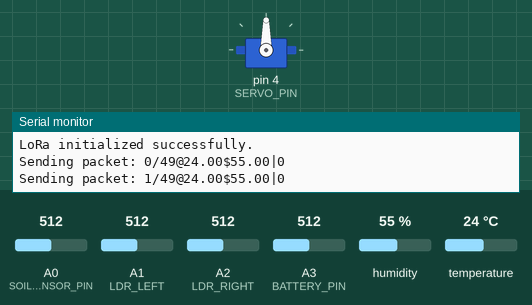
Recording of a sketch running on a simulated Arduino Uno, built with avr-gcc and run on an emulated ATmega328P. On the bench: servo, the last lines printed to the serial monitor. The inputs (shaded band) are chosen by the test bench; at power-on: A1 (LDR_LEFT) = 512, A2 (LDR_RIGHT) = 512, A0 (SOIL_SENSOR_PIN) = 512, A3 (BATTERY_PIN) = 512, humidity 55 %, temperature 24 °C. No radio packets arrive unless stated.

Above: at 3.9 s.
4.0 s: A1 (LDR_LEFT) set to 544
8.0 s: A1 (LDR_LEFT) set to 570
At 10.2 s:
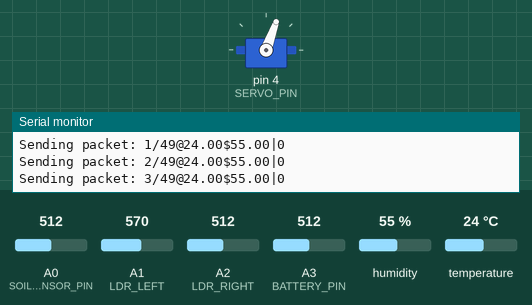
At 13.2 s:
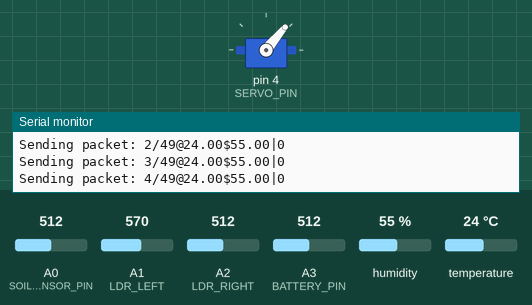
15.9 s: A1 (LDR_LEFT) set to 306
23.1 s: A2 (LDR_RIGHT) set to 372
31.0 s: A2 (LDR_RIGHT) set to 346
At 31.5 s:
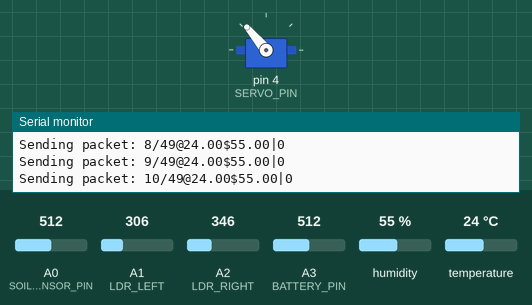
35.0 s: A2 (LDR_RIGHT) set to 716
At 38.5 s:
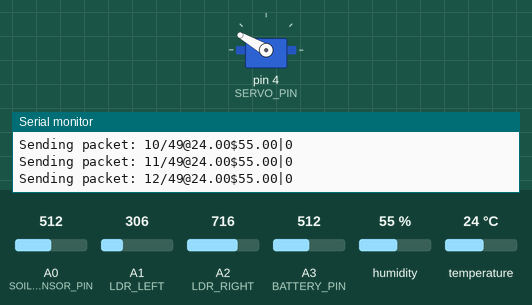
Timing chart, 0 to 44.7 s (numbered marks = the images above; inputs shaded):
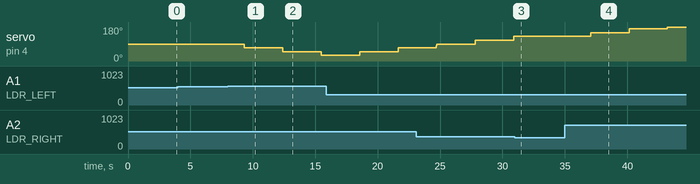

Measured:
- the behaviour switches between 562 and 563 on A1 (LDR_LEFT) (found by bisection; images 0 and 1)
- the behaviour switches between 357 and 356 on A2 (LDR_RIGHT) (found by bisection; images 2 and 3)
- after the input at 8.0 s, servo on pin 4 (SERVO_PIN): 90° → 70° after 1.3 s, → 50° 3.1 s later, → 30° 3.1 s later
- after the input at 31.0 s, servo on pin 4 (SERVO_PIN): stays 130° (without the input it goes to 150° after 3.0 s)
- after the input at 35.0 s, servo on pin 4 (SERVO_PIN): 130° → 150° after 2.1 s, → 170° 3.1 s later, → 180° 3.1 s later

The sketch:

smart_irrigation_Tx.zip.ino
```cpp
//LORA TRANSMITTER CODE
//AUTHER:AVINASH GHALME
//DATE:02/04/2025

#include <SPI.h>
#include <LoRa.h>
#include <DHT.h>
#include <Servo.h>
#include "LoRaHandler.h"
#include "SensorHandler.h"
#include "ServoManager.h"
#include "BatteryManager.h"
#define LDR_LEFT A1
#define LDR_RIGHT A2
int counter = 0;

void setup() {
    Serial.begin(115200);
    initSensors();
    initLoRa();
    initServo();
}

void loop() {
    int ldrLeftValue = analogRead(LDR_LEFT);
    int ldrRightValue = analogRead(LDR_RIGHT);
    adjustServo(ldrLeftValue, ldrRightValue);  // Function now correctly linked
    int soilMoisturePercent = readSoilMoisture();
    float temp = readTemperature();
    float humidity = readHumidity();
    adjustServo(ldrLeftValue, ldrRightValue);  // Pass values to function
    int batteryPercentage = getBatteryPercentage();

    String LoRaMessage = String(counter) + "/" + String(soilMoisturePercent) +
                         "@" + String(temp) + "$" + String(humidity) + "|" +
                         String(batteryPercentage);

    sendLoRaMessage(LoRaMessage);
    counter++;

    delay(3000);
}
```

BatteryManager.cpp
```cpp
#include <Arduino.h>  // Include Arduino core functions
#include "BatteryManager.h"

#define BATTERY_PIN A3
const float MinBatteryVoltage = 3.0;
const float MaxBatteryVoltage = 4.2;

int getBatteryPercentage() {
    float batteryVoltage = analogRead(BATTERY_PIN) * (5.0 / 1023.0);
    int percentage = map(batteryVoltage * 1000, MinBatteryVoltage * 1000, MaxBatteryVoltage * 1000, 0, 100);
    return constrain(percentage, 0, 100);
}
```

BatteryManager.h
```cpp
#ifndef BATTERY_MANAGER_H
#define BATTERY_MANAGER_H

int getBatteryPercentage();

#endif
```

LoRaHandler.cpp
```cpp
#include "LoRaHandler.h"

#define ss 10
#define rst 9
#define dio0 2

void initLoRa() {
    Serial.println("Initializing LoRa...");
    LoRa.setPins(ss, rst, dio0);
    while (!LoRa.begin(433E6)) {
        Serial.println("LoRa initialization failed. Retrying in 5 seconds...");
        delay(5000);
    }
    Serial.println("LoRa initialized successfully.");
}

void sendLoRaMessage(String message) {
    Serial.print("Sending packet: ");
    Serial.println(message);

    LoRa.beginPacket();
    LoRa.print(message);
    LoRa.endPacket();
}
```

LoRaHandler.h
```cpp
#ifndef LORA_HANDLER_H
#define LORA_HANDLER_H

#include <LoRa.h>

void initLoRa();
void sendLoRaMessage(String message);

#endif
```

SensorHandler.cpp
```cpp
#include "SensorHandler.h"
#define DHTPIN 5
#define DHTTYPE DHT11
#define SOIL_SENSOR_PIN A0

DHT dht(DHTPIN, DHTTYPE);

void initSensors() {
    dht.begin();
}

int readSoilMoisture() {
    int sensorValue = analogRead(SOIL_SENSOR_PIN);
    int moisturePercent = map(sensorValue, 1023, 0, 0, 100);
    return constrain(moisturePercent, 0, 100);
}

float readTemperature() {
    float temp = dht.readTemperature();
    return isnan(temp) ? -1 : temp;
}

float readHumidity() {
    float hum = dht.readHumidity();
    return isnan(hum) ? -1 : hum;
}
```

SensorHandler.h
```cpp
#ifndef SENSOR_HANDLER_H
#define SENSOR_HANDLER_H

#include <DHT.h>

void initSensors();
int readSoilMoisture();
float readTemperature();
float readHumidity();

#endif
```

ServoManager.cpp
```cpp
#include "ServoManager.h"  // Include the header file

#define SERVO_PIN 4  // Define the servo pin
Servo solarServo;
int servoPosition = 90;  // Initial position

void initServo() {
    solarServo.attach(SERVO_PIN);
    solarServo.write(servoPosition);
}

void adjustServo(int ldrLeftValue, int ldrRightValue) {
    if (ldrLeftValue > ldrRightValue + 50) {
        if (servoPosition > 0) {
            servoPosition -= 10;
            solarServo.write(servoPosition);
        }
    } else if (ldrRightValue > ldrLeftValue + 50) {
        if (servoPosition < 180) {
            servoPosition += 10;
            solarServo.write(servoPosition);
        }
    }
}
```

ServoManager.h
```cpp
#ifndef SERVO_MANAGER_H
#define SERVO_MANAGER_H

#include <Arduino.h>
#include <Servo.h>

void initServo();
void adjustServo(int ldrLeftValue, int ldrRightValue);

#endif
```
